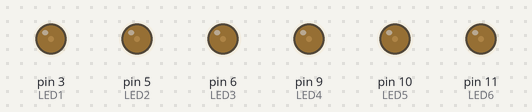
A sketch run on a simulated Arduino Uno, built with avr-gcc and run on an emulated ATmega328P. Shown: output pins drawn as LEDs (lit = HIGH).

Above: at 0.05 s.
At 1.6 s:
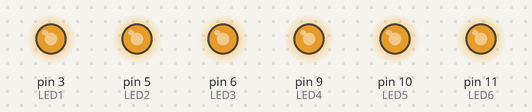
At 2.2 s:
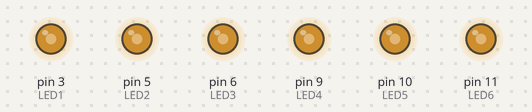
At 2.85 s:
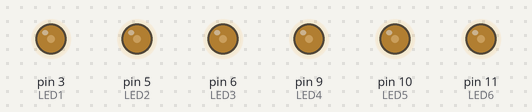
Timing chart, 0 to 6.0 s (numbered marks = the images above):
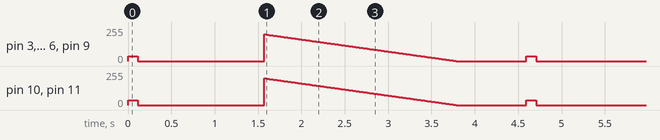

The sketch:

Arduino_Heartbeat_Heart.ino
```cpp
const int LED1 = 3;
const int LED2 = 5;
const int LED3 = 6;
const int LED4 = 9;
const int LED5 = 10;
const int LED6 = 11;

void setup() {
  pinMode(LED1, OUTPUT);
  pinMode(LED2, OUTPUT);
  pinMode(LED3, OUTPUT);
  pinMode(LED4, OUTPUT);
  pinMode(LED5, OUTPUT);
  pinMode(LED6, OUTPUT);
}

void heart(int brightness) {
  analogWrite(LED1, brightness);
  analogWrite(LED2, brightness);
  analogWrite(LED3, brightness);
  analogWrite(LED4, brightness);
  analogWrite(LED5, brightness);
  analogWrite(LED6, brightness);
}

void loop() {


  heart(35);
  delay(110);


  heart(0);
  delay(250);


  for (int brightness = 0; brightness <= 200; brightness++) {
    heart(brightness);
    delay(6);
  }


  for (int brightness = 200; brightness >= 0; brightness--) {
    heart(brightness);
    delay(11);
  }

  heart(0);
  delay(800);
}
```
